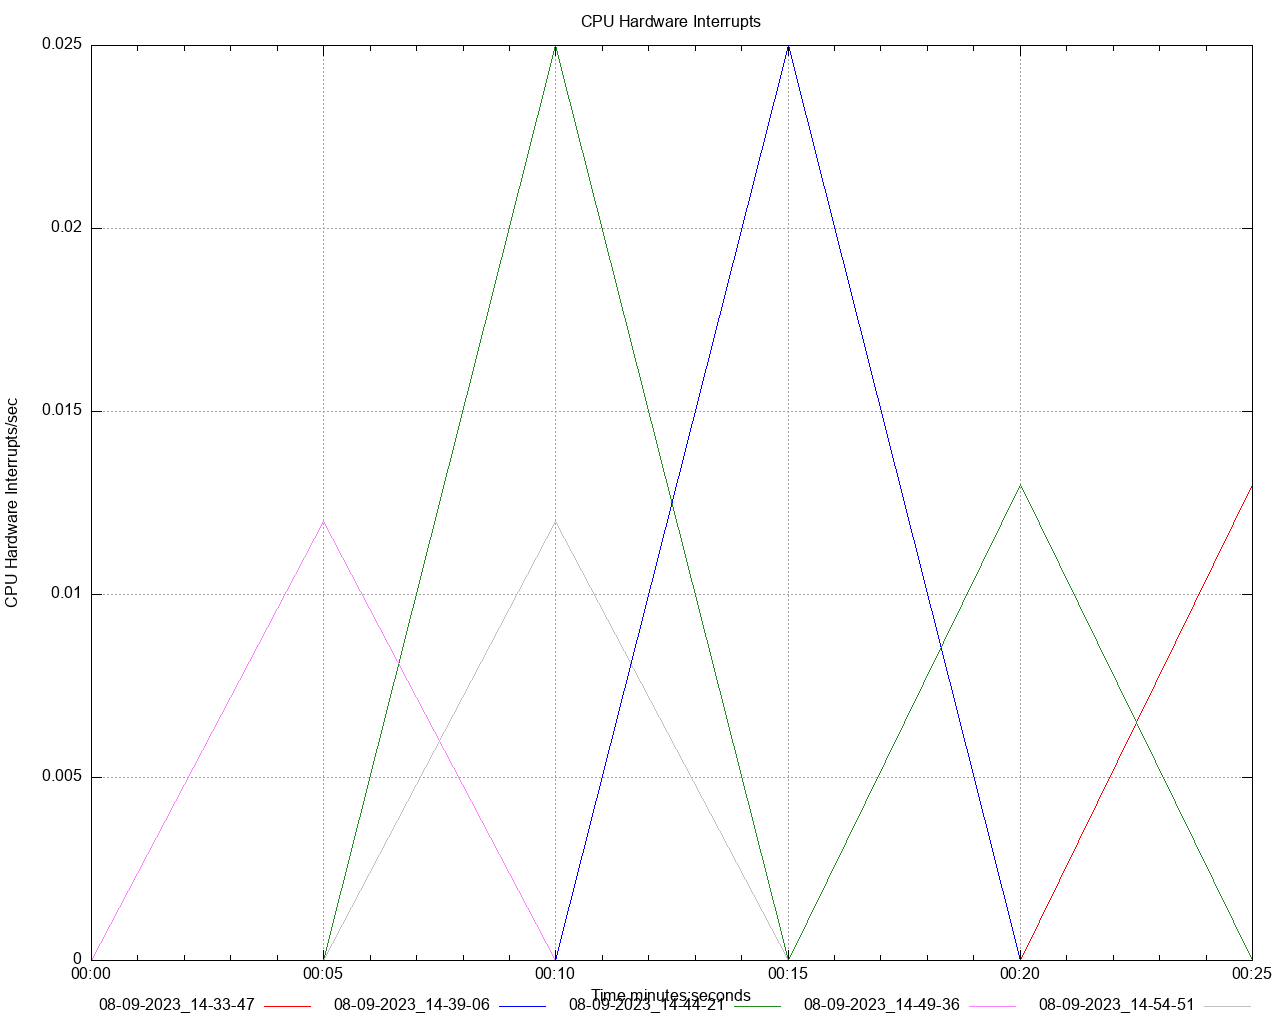

This figure's gnuplot source:
set title 'CPU Hardware Interrupts' noenhanced
set style data lines
set datafile separator ","
set terminal png size 1280,1024
set grid
set key below
set xdata time
set timefmt "%s"
offset = 0
t0(x)=(offset=($0==0) ? x : offset, x - offset)
set xlabel 'Time minutes:seconds'
set ylabel 'CPU Hardware Interrupts/sec'
set output '/Users/gbarnett/git/hazelcast-simulator/atomiclong-3node-member/atomicreference/dstat/cpu_hardware_interrupts_A4.png'
plot \
   '/Users/gbarnett/git/hazelcast-simulator/atomiclong-3node-member/atomicreference/data/cpu_hardware_interrupts_A4_1.data' using (t0(timecolumn(1))):2 title "08-09-2023_14-33-47" noenhanced lt rgb "red", \
   '/Users/gbarnett/git/hazelcast-simulator/atomiclong-3node-member/atomicreference/data/cpu_hardware_interrupts_A4_2.data' using (t0(timecolumn(1))):2 title "08-09-2023_14-39-06" noenhanced lt rgb "blue", \
   '/Users/gbarnett/git/hazelcast-simulator/atomiclong-3node-member/atomicreference/data/cpu_hardware_interrupts_A4_3.data' using (t0(timecolumn(1))):2 title "08-09-2023_14-44-21" noenhanced lt rgb "forest-green", \
   '/Users/gbarnett/git/hazelcast-simulator/atomiclong-3node-member/atomicreference/data/cpu_hardware_interrupts_A4_4.data' using (t0(timecolumn(1))):2 title "08-09-2023_14-49-36" noenhanced lt rgb "orchid", \
   '/Users/gbarnett/git/hazelcast-simulator/atomiclong-3node-member/atomicreference/data/cpu_hardware_interrupts_A4_5.data' using (t0(timecolumn(1))):2 title "08-09-2023_14-54-51" noenhanced lt rgb "grey", \
